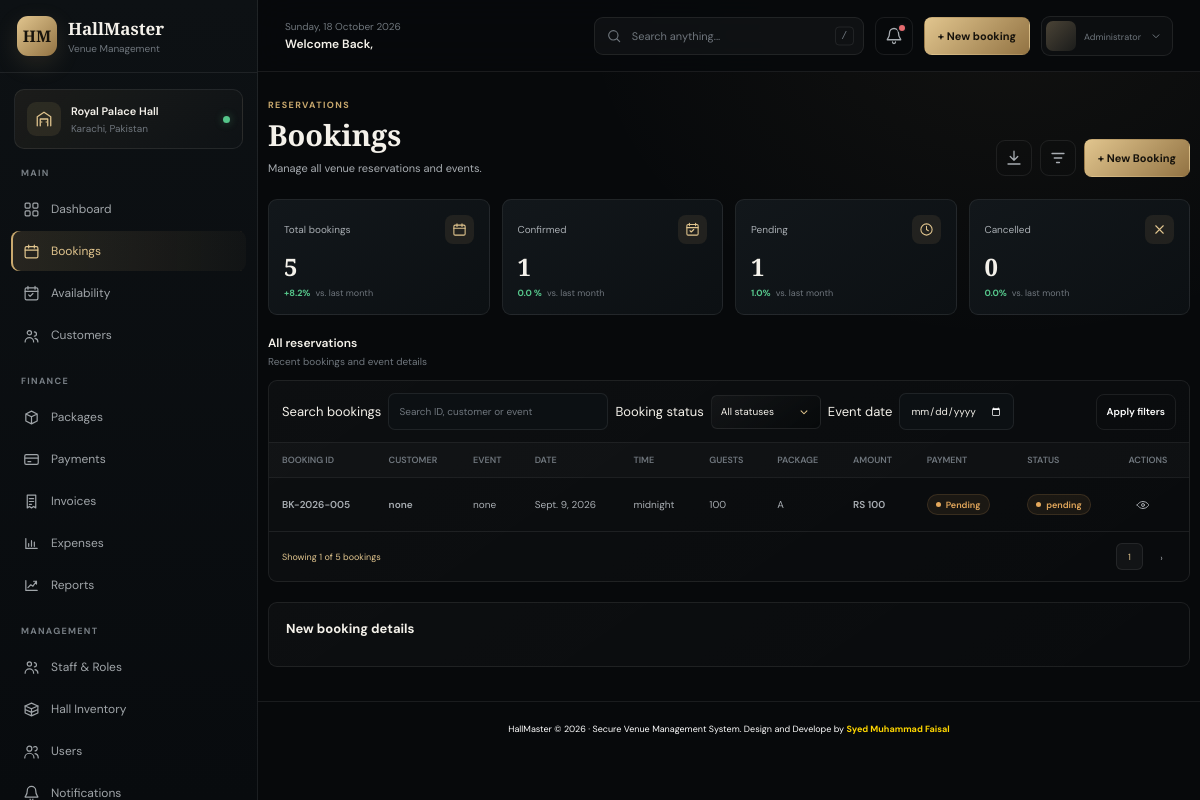
The page /bookings/ (signed in) on the database its author committed.
### hall_management/models.py (models this page shows, shortened)
class newbooking(models.Model):
    booking_id     = models.CharField(max_length=40 , primary_key=True, editable=False)
    customer_name  = models.CharField(max_length=100)
    phone_number   = models.CharField(max_length=12)
    nic_number     = models.CharField(max_length=15 , unique=True , null=False)
    customer_email = models.EmailField()
    event_name     = models.CharField(max_length=100)
    event_type     = models.CharField(max_length=100)
    event_date     = models.DateField()
    event_guest    = models.IntegerField(null=False)
    event_hall     = models.CharField(max_length=10)
    special_req    = models.CharField(max_length=500 , null= True)
    hall_price     = models.IntegerField(null=False)
    status         = models.CharField(max_length=20)
    event_time     = models.TimeField(null = True , default = "00:00:00")
    payment_status = models.CharField(max_length=20 , default="Pending")

### hall_management/views.py (the view)
# urls.py: path('bookings/' , booking_view , name ="bookings"),
@login_required(login_url='login')
def booking_view(request):
    booking_total = newbooking.objects.all().count()
    booking_confirmed = newbooking.objects.filter(status = 'confirmed').count()
    booking_pending = newbooking.objects.filter(status = 'pending').count()
    booking_canceled = newbooking.objects.filter(status = 'canceled').count()
    current_month = date.today().month
    previous_month = current_month -1
    confirmed_booking= newbooking.objects.filter(event_date__month = current_month , status = 'confirmed').count()
    confirmed_booking_previous= newbooking.objects.filter(event_date__month = previous_month , status = 'confirmed').count()
    percentage = confirmed_booking / confirmed_booking_previous
    pending_booking = newbooking.objects.filter(status = 'pending' , event_date__month = current_month).count()
    pending_booking = newbooking.objects.filter(status = 'pending' , event_date__month = current_month).count()
    pending_booking_pre = newbooking.objects.filter(event_date__month = previous_month , status = 'pending').count()
    pending_booking_percentage = pending_booking / pending_booking_pre
    booking_cancelled = newbooking.objects.filter(event_date__month = current_month , status = 'cancelled').count()
    booking_cancelled_pre = newbooking.objects.filter(event_date__month = previous_month , status = 'cancelled').count()
    booking_cancelled_percentage = booking_cancelled/booking_cancelled_pre
    search = request.GET.get('search', '')
    if search:
        booking_obj = newbooking.objects.filter(
            Q(customer_name__icontains = search)|
            Q(booking_id__icontains = search)|
            Q(event_name__icontains = search)|
            Q(event_hall__icontains = search)|
            Q(status__icontains = search)
        )
        paginator = Paginator(booking_obj ,10)
        page_number = request.GET.get('page')
        page_obj = paginator.get_page(page_number)
        context = {
            'booking_total': booking_total,
            'booking_obj': booking_obj,
            'booking_confirmed': booking_confirmed,
            'booking_pending': booking_pending,
            'booking_canceled': booking_canceled,
            'page_obj': page_obj,
            'confirmed_booking':confirmed_booking,
            'percentage':percentage,
            'pending_booking':pending_booking,
            'pending_booking_percentage':pending_booking_percentage,
            'booking_cancelled':booking_cancelled,
            'booking_cancelled_percentage': booking_cancelled_percentage,
            'search':search
        }
        return render(request, 'bookings.html', context)
    else:
        booking_list = newbooking.objects.all().order_by('-booking_id')
        paginator =Paginator(booking_list , 1)
        page_number = request.GET.get('page')
        page_obj = paginator.get_page(page_number)
    context = {
                'booking_total': booking_total,
                'booking_confirmed': booking_confirmed,
                'booking_pending': booking_pending,
                'booking_canceled': booking_canceled,
                'page_obj': page_obj,
                'confirmed_booking':confirmed_booking,
                'percentage':percentage,
                'pending_booking':pending_booking,
                'pending_booking_percentage':pending_booking_percentage,
                'booking_cancelled':booking_cancelled,
                'booking_cancelled_percentage': booking_cancelled_percentage,
                'search':search
            }
    return render(request, 'bookings.html', context)

### hall_management/templates/bookings.html (shortened to what this page needs)
{% extends "base.html" %}
{% block page_content %}
<header class="page-heading">
    <div>
        <span class="eyebrow">RESERVATIONS</span>
        <h1>Bookings</h1>
        <p>Manage all venue reservations and events.</p>
    </div>
    <div class="heading-actions">
        <a class="icon-button" href="#booking-list" aria-label="Export bookings" title="Export bookings">
            <svg viewBox="0 0 24 24" fill="none" stroke="currentColor" stroke-width="1.7" stroke-linecap="round" stroke-linejoin="round" aria-hidden="true">
                <path d="M12 3v12m-5-5 5 5 5-5M4 20h16"/>
            </svg>
        </a>
        <a class="icon-button" href="#booking-filters" aria-label="Filter bookings" title="Filter bookings">
            <svg viewBox="0 0 24 24" fill="none" stroke="currentColor" stroke-width="1.7" stroke-linecap="round" stroke-linejoin="round" aria-hidden="true">
                <path d="M4 6h16M7 12h10m-7 6h4"/>
            </svg>
        </a>
        <a class="primary-button" href="{% url 'bookingform' %}">+ New Booking</a>
    </div>
</header>
<section class="stats-grid" aria-label="Booking summary">
    <article class="stat-card">
        <div class="stat-top">
            <span class="stat-label">Total bookings</span>
            <span class="stat-icon" aria-hidden="true">
                <svg viewBox="0 0 24 24" fill="none" stroke="currentColor" stroke-width="1.7" stroke-linecap="round" stroke-linejoin="round">
                    <rect x="3" y="5" width="18" height="16" rx="2"/>
                    <path d="M16 3v4M8 3v4M3 10h18"/>
                </svg>
            </span>
        </div>
        <strong class="stat-value">{{ booking_total }}</strong>
        <div class="stat-foot">
            <span class="trend">+8.2%</span>
            <span>vs. last month</span>
        </div>
    </article>
    <article class="stat-card">
        <div class="stat-top">
            <span class="stat-label">Confirmed</span>
            <span class="stat-icon" aria-hidden="true">
                <svg viewBox="0 0 24 24" fill="none" stroke="currentColor" stroke-width="1.7" stroke-linecap="round" stroke-linejoin="round">
                    <rect x="3" y="4" width="18" height="17" rx="2"/>
                    <path d="M7 2v4m10-4v4M3 9h18m-13 5 2 2 4-4"/>
                </svg>
            </span>
        </div>
        <strong class="stat-value">{{ booking_confirmed }}</strong>
        <div class="stat-foot">
            <span class="trend">{{ percentage }} %</span>
            <span>vs. last month</span>
        </div>
    </article>
    <article class="stat-card">
        <div class="stat-top">
            <span class="stat-label">Pending</span>
            <span class="stat-icon" aria-hidden="true">
                <svg viewBox="0 0 24 24" fill="none" stroke="currentColor" stroke-width="1.7" stroke-linecap="round" stroke-linejoin="round">
                    <circle cx="12" cy="12" r="9"/>
                    <path d="M12 7v5l3 2"/>
                </svg>
            </span>
        </div>
        <strong class="stat-value">{{ pending_booking }}</strong>
        <div class="stat-foot">
            <span class="trend">{{ pending_booking_percentage }}%</span>
            <span>vs. last month</span>
        </div>
    </article>
    <article class="stat-card">
        <div class="stat-top">
            <span class="stat-label">Cancelled</span>
            <span class="stat-icon" aria-hidden="true">
                <svg viewBox="0 0 24 24" fill="none" stroke="currentColor" stroke-width="1.7" stroke-linecap="round">
                    <path d="m6 6 12 12M18 6 6 18"/>
                </svg>
            </span>
        </div>
        <strong class="stat-value">{{ booking_cancelled }}</strong>
        <div class="stat-foot">
            <span class="trend">{{ booking_cancelled_percentage }}%</span>
            <span>vs. last month</span>
        </div>
    </article>
</section>
<section class="section" id="booking-list">
    <div class="section-head">
        <div>
            <h2>All reservations</h2>
            <p>Recent bookings and event details</p>
        </div>
    </div>
    <div class="panel">
        <form class="table-toolbar" id="booking-filters" method="GET" action="{% url 'bookings' %}">
            <div class="toolbar-left">
                <label class="sr-only" for="booking-search">Search bookings</label>
                <input class="input search-field" id="booking-search" name="search" type="search"
                value="{{ search }}" placeholder="Search ID, customer or event">
                <label class="sr-only" for="booking-status">Booking status</label>
                <label class="sr-only" for="booking-date">Event date</label>
                <input class="input select-compact" id="booking-date" name="date" type="date" aria-label="Filter by event date">
            </div>
            <div class="toolbar-right">
                <button class="text-button" type="submit">Apply filters</button>
            </div>
        </form>
        <div class="table-scroll">
            <table class="data-table">
                <thead>
                    <tr>
                        <th>BOOKING ID</th>
                        <th>CUSTOMER</th>
                        <th>EVENT</th>
                        <th>DATE</th>
                        <th>TIME</th>
                        <th>GUESTS</th>
                        <th>PACKAGE</th>
                        <th>AMOUNT</th>
                        <th>PAYMENT</th>
                        <th>STATUS</th>
                        <th>ACTIONS</th>
                    </tr>
                </thead>
                <tbody>
					{% for booking in page_obj %}
                    <tr>
                        <td class="cell-primary">{{ booking.booking_id }}</td>
                        <td class="cell-primary">{{ booking.customer_name }}</td>
                        <td>{{ booking.event_name }}</td>
                        <td>{{ booking.event_date }}</td>
                        <td>{{ booking.event_time }}</td>
                        <td>{{ booking.event_guest }}</td>
                        <td>{{ booking.event_hall }}</td>
                        <td class="cell-primary">RS {{ booking.hall_price }}</td>
                        <td><span class="status {{ booking.payment_status|lower }}">{{ booking.payment_status }}</span></td>
                        <td><span class="status {{ booking.status|lower }}">{{ booking.status }}</span></td>
                        <td>
                            <div class="table-actions">
                                <a class="icon-button" href="#booking-list" aria-label="View BK-2026-084">
                                    <svg viewBox="0 0 24 24" fill="none" stroke="currentColor" stroke-width="1.7" stroke-linecap="round" stroke-linejoin="round" aria-hidden="true">
                                        <path d="M2 12s3.5-6 10-6 10 6 10 6-3.5 6-10 6-10-6-10-6Z"/>
                                        <circle cx="12" cy="12" r="2.5"/>
                                    </svg>
                                </a>
                            </div>
                        </td>
                    </tr>
					{% endfor %}
                </tbody>
            </table>
        </div>
        <div class="table-footer">
            {% for num in page_obj.paginator.page_range %}
                {% if page_obj.number == num %}
             <span>Showing {{ page_obj.number }} of {{page_obj.paginator.num_pages}} bookings</span>
             <nav class="pagination" aria-label="Booking pages">
                 <button class="active" type="button" aria-current="page">{{ num }}</button>
                 {% if page_obj.has_next %}
                 <a href="?page={{ page_obj.next_page_number }}"><button type="button" aria-label="Next page">&#8250;</button></a>
                 {% endif %}
             </nav>
                {% endif %}
            {% endfor %}
        </div>
    </div>
</section>
<section class="section" id="new-booking">
    <details class="panel panel-pad">
        <summary class="section-head">
            <strong>New booking details</strong>
        </summary>
    </details>
</section>
{% endblock %}

### rows shown on the page
newbooking: booking_id "BK-2026-005", customer_name "none", event_name "none", event_date "Sept. 9, 2026", event_time "midnight", event_guest "100", event_hall "A", hall_price "100", payment_status "Pending", status "pending"

### other values the page prints
{{ booking_total }} "5"
{{ booking_confirmed }} "1"
{{ percentage }} "0.0"
{{ pending_booking }} "1"
{{ pending_booking_percentage }} "1.0"
{{ booking_cancelled }} "0"
{{ booking_cancelled_percentage }} "0.0"
{{ page_obj.number }} "1"
{{ page_obj.paginator.num_pages }} "5"
{{ num }} "1"
